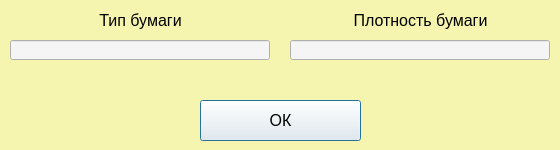
<?xml version="1.0" encoding="UTF-8"?>
<ui version="4.0">
 <class>Dialog</class>
 <widget class="QDialog" name="Dialog">
  <property name="geometry">
   <rect>
    <x>0</x>
    <y>0</y>
    <width>560</width>
    <height>150</height>
   </rect>
  </property>
  <property name="windowTitle">
   <string>Dialog</string>
  </property>
  <property name="styleSheet">
   <string notr="true">background-color: rgb(245, 245, 175)</string>
  </property>
  <widget class="QLineEdit" name="paper">
   <property name="geometry">
    <rect>
     <x>10</x>
     <y>40</y>
     <width>260</width>
     <height>20</height>
    </rect>
   </property>
   <property name="styleSheet">
    <string notr="true">font-size: 16px;
font: &quot;Yu Gothic UI Semibold&quot;;
background-color: rgb(245, 245, 245)</string>
   </property>
   <property name="text">
    <string/>
   </property>
  </widget>
  <widget class="QLabel" name="label_3">
   <property name="geometry">
    <rect>
     <x>10</x>
     <y>10</y>
     <width>261</width>
     <height>20</height>
    </rect>
   </property>
   <property name="styleSheet">
    <string notr="true">color: rgb(0, 0, 0);
font-size: 16px;
font: &quot;Arial Black&quot;;</string>
   </property>
   <property name="text">
    <string>Тип бумаги</string>
   </property>
   <property name="alignment">
    <set>Qt::AlignCenter</set>
   </property>
  </widget>
  <widget class="QPushButton" name="OKbutton">
   <property name="geometry">
    <rect>
     <x>200</x>
     <y>100</y>
     <width>161</width>
     <height>41</height>
    </rect>
   </property>
   <property name="styleSheet">
    <string notr="true">font-size: 16px;
font: &quot;Yu Gothic UI Semibold&quot;;
background-color: rgb(245, 245, 245)</string>
   </property>
   <property name="text">
    <string>ОК</string>
   </property>
  </widget>
  <widget class="QLabel" name="error">
   <property name="geometry">
    <rect>
     <x>10</x>
     <y>70</y>
     <width>541</width>
     <height>21</height>
    </rect>
   </property>
   <property name="styleSheet">
    <string notr="true">color: red;
font-size: 16px;
font: 16pt &quot;Franklin Gothic Demi&quot;;</string>
   </property>
   <property name="text">
    <string/>
   </property>
   <property name="alignment">
    <set>Qt::AlignCenter</set>
   </property>
  </widget>
  <widget class="QLineEdit" name="density">
   <property name="geometry">
    <rect>
     <x>290</x>
     <y>40</y>
     <width>260</width>
     <height>20</height>
    </rect>
   </property>
   <property name="styleSheet">
    <string notr="true">font-size: 16px;
font: &quot;Yu Gothic UI Semibold&quot;;
background-color: rgb(245, 245, 245)</string>
   </property>
   <property name="text">
    <string/>
   </property>
  </widget>
  <widget class="QLabel" name="label_4">
   <property name="geometry">
    <rect>
     <x>290</x>
     <y>10</y>
     <width>261</width>
     <height>20</height>
    </rect>
   </property>
   <property name="styleSheet">
    <string notr="true">color: rgb(0, 0, 0);
font-size: 16px;
font: &quot;Arial Black&quot;;</string>
   </property>
   <property name="text">
    <string>Плотность бумаги</string>
   </property>
   <property name="alignment">
    <set>Qt::AlignCenter</set>
   </property>
  </widget>
 </widget>
 <resources/>
 <connections/>
</ui>
